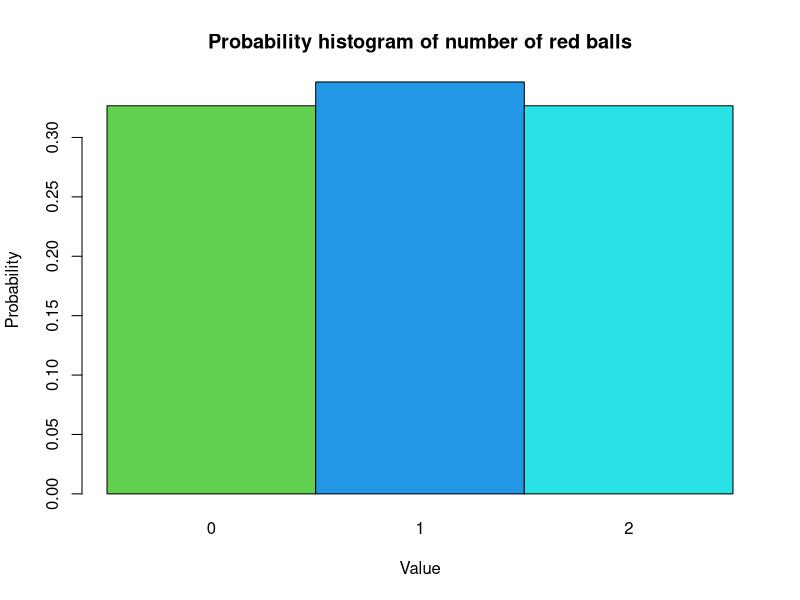

This figure's R source:

## Problem: n urns labeled 1,...,n. 
## Urn k contains k white balls and (n-k) red balls (k=1,...,n).
## Select one urn at random and draw 2 balls from that urn w/o replacement.


#####################################
# FUNCTIONS TO CALCULATE THEORETICAL 
# PROBABILITIES AND EXPECTED VALUES
#####################################


# Function that returns probability distribution and expected value of 
# the number Y of red balls 
probs <- function(n)
{
	y <- 0:2 # number of red balls
	py <- c((n-2)/(3*n), (n+4)/(3*n), (n-2)/(3*n)) # associated probabilities
	EY <- sum(py * y) # expected value
	list(y=y, p=py, E=EY)
}


## Simulate the random experiment many times 
## and return the value of Y for each simulation

# Version 1: simple code with a 'for' loop
simulate1 <- function(n, N = 1e5)
{
	## Create numeric vector that will contain simulated values of Y 
	y <- numeric(N) # could also be y <- integer(N)
	
	## Simulation loop
	for (i in 1:N)
	{
		## Select urn 
		k <- sample(n, 1)
		
		## Draw 2 balls from urn w/o replacement
		balls <- sample(x = rep(c("red","white"),c(n-k,k)), size = 2)
		
		## Count red balls
		y[i] <- sum(balls == "red")
	}
		
	return(y)
}

# Version 2: vectorize operations more 
simulate2 <- function(n, N = 1e5)
{
	## Select urn for each simulation
	urn <- sample(n, N, replace = TRUE)
	
	## Select 2 balls for each simulation
	# Without loss of generality assume that in urn k, the "first k" balls are white
	balls <- replicate(N, sample(n, 2, replace = FALSE)) 
	
	## Count number of red balls for each simulation
	y <- (balls[1,] > urn) + (balls[2,] > urn)  	
	return(y)
}


# Version 3: fully vectorized code
simulate3 <- function(n, N = 1e5)
{
	## Select urn for each simulation
	urn <- sample(n, N, replace = TRUE)
		
	## Directly simulate number of red balls from the hypergeometric distribution
	y <- rhyper(N, n-urn, urn, 2)
	
	return(y)
}


##########################################################################################################


#######
# TEST 
#######

n <- 100
vals <- probs(n)
barplot(vals$p, names.arg = vals$y, space = 0, col = 3:5, 
	xlab = "Value", ylab = "Probability")
title("Probability histogram of number of red balls")
cat("Theoretical quantities for n =",n,"\nValues:",vals$y,"\nProbabilities:",vals$p, 
	"\nExpected value:",vals$E)

# What seems to be the value of E(Y) for all n? 



## Simulations
system.time(y <- simulate1(n)) # 1.859s
system.time(y <- simulate2(n)) # 0.830s
system.time(y <- simulate3(n)) # 0.015s 

## Relative frequency table
N <- length(y)
print(table(y)/N)

## Compare to theoretical values
tab <- matrix(,2,3)
tab[1,] <- table(y)/N
tab[2,] <- vals$p
colnames(tab) <- vals$y
rownames(tab) <- c("observed","theory")
print(tab, digits = 3)

# Same for expected value
ybar <- mean(y)
cat("Mean value of Y\nObserved:", ybar,"\nExpected:",vals$E)








